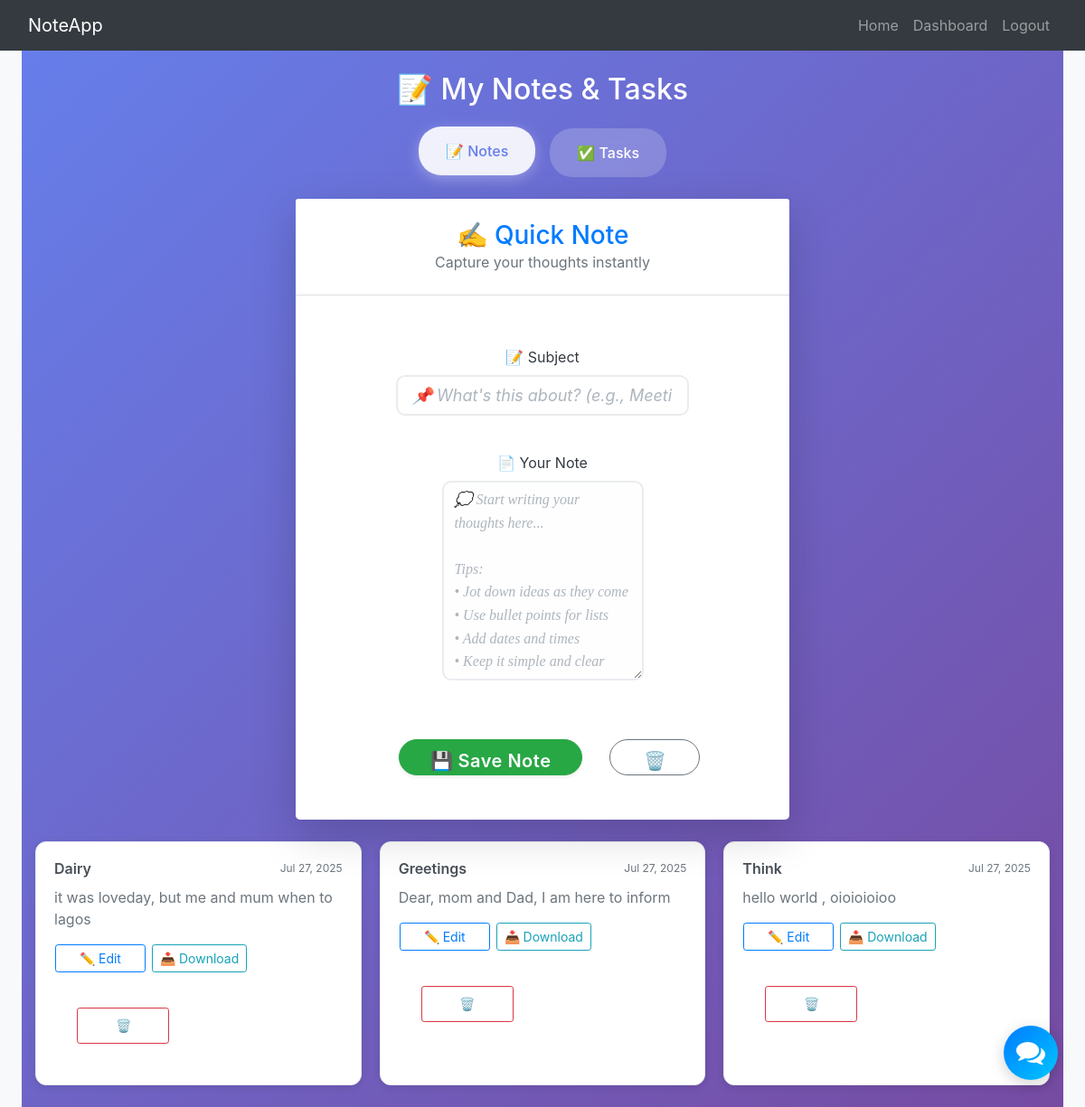
Page / (signed in) on the earlier database version.
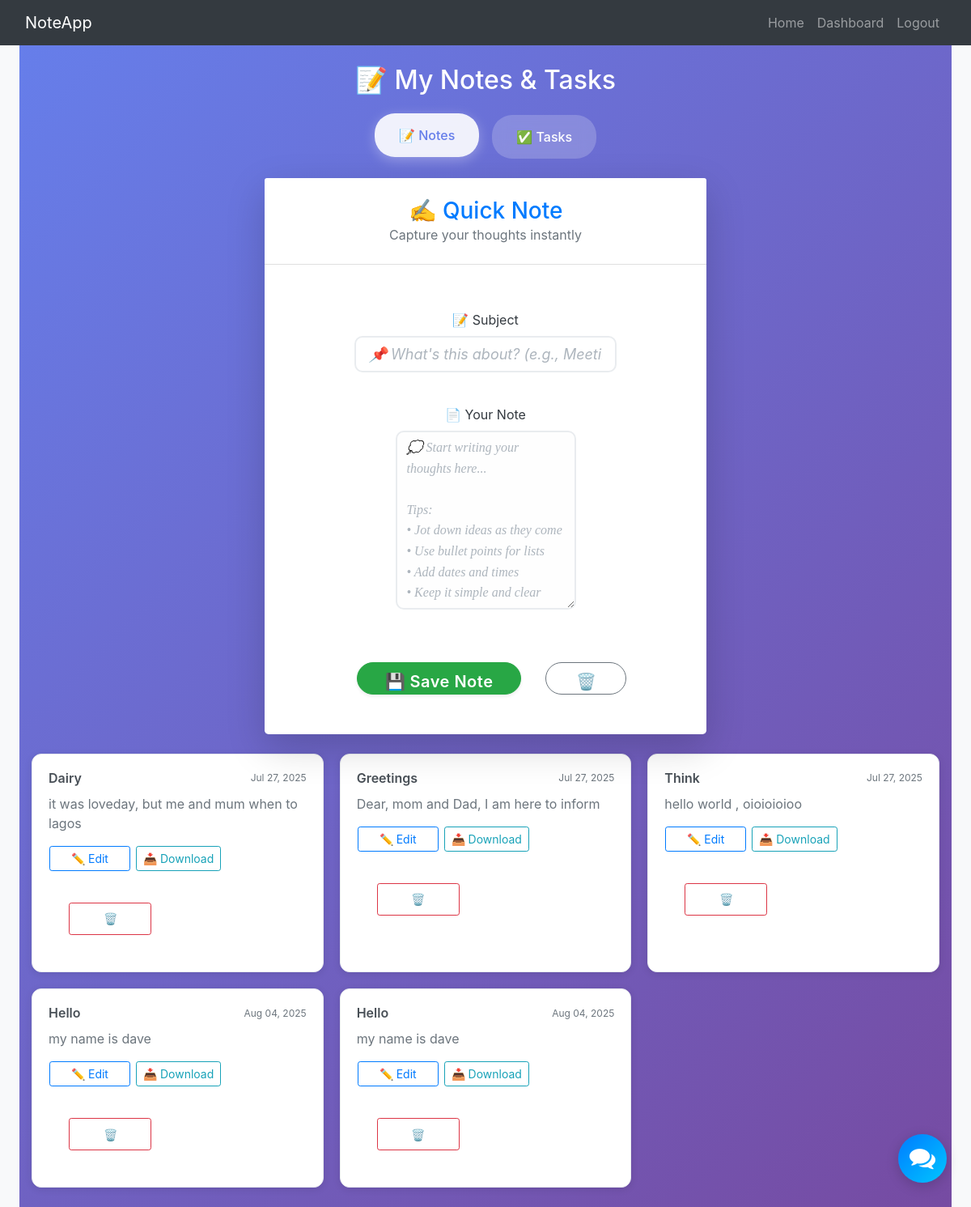
Same page on the later database version.
### Note_website/model.py (models this page shows)
class Note(db.Model):
    id = db.Column(db.Integer, primary_key=True)                           # Note ID
    subject = db.Column(db.String(200), nullable=False)                    # Note title
    data = db.Column(db.String(10000000))                                 # Note content
    date = db.Column(db.DateTime(timezone=True), default=func.now())      # Created date
    user_id = db.Column(db.Integer, db.ForeignKey('user.id'))             # Owner reference

### Note_website/views.py (the view, shortened to what this page needs)
@views.route('/', methods=['GET', 'POST'])
@login_required
def home():
    notes = Note.query.filter_by(user_id=current_user.id).all()
    tasks = Task.query.filter_by(user_id=current_user.id).all()
    return render_template("home.html", user=current_user, notes=notes, tasks=tasks)

### Note_website/__init__.py (called while the page is built)
def create_app():
  app = Flask(__name__)
  app.config['SECRET_KEY'] = os.getenv('SECRET_KEY')  # Fallback to default
  app.config['SQLALCHEMY_DATABASE_URI'] =f'sqlite:///{DB_NAME}'  # SQLite database
  db.init_app(app)
  from .views import views  # Main app routes
  from .auth  import auth   # Authentication routes
  app.register_blueprint(views,url_prefix='/')
  app.register_blueprint(auth,url_prefix='/')
  from .model import User, Note
  create_database(app)
  login_manager= LoginManager()
  login_manager.login_view ='auth.login'  # Redirect here if not logged in
  login_manager.init_app(app)
  @login_manager.user_loader
  def loaduser(id):
    return User.query.get(int(id))
  return app

### Note_website/templates/home.html (shortened to what this page needs)
{% extends "base.html" %} {% block title %}Home{% endblock %}
{% block content %}
<div class="container-fluid py-4" style="background: linear-gradient(135deg, #667eea 0%, #764ba2 100%); min-height: 100vh;">
    <h2 class="text-center mb-4" style="color: white;">📝 My Notes & Tasks</h2>
    <div class="tab-navigation mb-4">
        <button class="tab-btn active" onclick="showTab('notes')">📝 Notes</button>
        <button class="tab-btn" onclick="showTab('tasks')">✅ Tasks</button>
    </div>
    <div id="notes" class="tab-content active">
        <div class="row justify-content-center mb-4">
            <div class="col-12 col-lg-8 col-xl-6">
                <div class="card shadow-lg border-0 rounded-lg">
                    <div class="card-header bg-white text-center py-4">
                        <h3 class="mb-0 text-primary">✍️ Quick Note</h3>
                        <p class="text-muted mb-0">Capture your thoughts instantly</p>
                    </div>
                    <div class="card-body p-4">
                        <form method="POST" action="{{ url_for('views.home') }}">
                            <div class="form-group mb-4">
                                <label for="subject" class="form-label fw-bold text-dark">📝 Subject</label>
                                <input
                                    type="text"
                                    name="subject"
                                    id="subject"
                                    class="form-control form-control-lg"
                                    placeholder="📌 What's this about? (e.g., Meeting Notes, Ideas, Reminders)"
                                    style="border-radius: 10px; border: 2px solid #e9ecef; font-size: 18px;"
                                    autocomplete="off"
                                    required
                                >
                            </div>
                            <div class="form-group mb-4">
                                <label for="note" class="form-label fw-bold text-dark">📄 Your Note</label>
                                <textarea
                                    name="note"
                                    id="noteTextarea"
                                    class="form-control"
                                    rows="8"
                                    placeholder="💭 Start writing your thoughts here...
Tips:
• Jot down ideas as they come
• Use bullet points for lists
• Add dates and times
• Keep it simple and clear"
                                    style="
                                        border-radius: 10px;
                                        border: 2px solid #e9ecef;
                                        font-size: 16px;
                                        line-height: 1.6;
                                        min-height: 200px;
                                        resize: vertical;
                                        font-family: 'Georgia', serif;
                                    "
                                    required
                                ></textarea>
                            </div>
                            <div class="row g-3 mt-4">
                                <div class="col-md-8">
                                    <button
                                        type="submit"
                                        class="btn btn-success btn-lg w-100 rounded-pill shadow-sm"
                                        style="font-weight: 600; letter-spacing: 0.5px;"
                                    >
                                        💾 Save Note
                                    </button>
                                </div>
                                <div class="col-md-4">
                                    <button
                                        type="button"
                                        class="btn btn-outline-secondary btn-lg w-100 rounded-pill"
                                        style="font-weight: 600; letter-spacing: 0.5px;"
                                        onclick="clearForm()"
                                    >
                                        🗑️ Clear
                                    </button>
                                </div>
                            </div>
                        </form>
                    </div>
                </div>
            </div>
        </div>
        {% if notes %}
            <div class="notes-grid">
                {% for note in notes %}
                    <div class="note-card">
                        <div class="note-header">
                            <h5 class="note-title">{{ note.subject }}</h5>
                            <small class="note-date">{{ note.date.strftime('%b %d, %Y') }}</small>
                        </div>
                        <div class="note-body">
                            <p>{{ note.data[:150] }}{% if note.data|length > 150 %}...{% endif %}</p>
                        </div>
                        <div class="note-actions">
                            <a href="{{ url_for('views.edit_note', id=note.id) }}" class="btn btn-sm btn-outline-primary">✏️ Edit</a>
                            <a href="{{ url_for('views.download_note', id=note.id) }}" class="btn btn-sm btn-outline-info">📥 Download</a>
                            <form action="{{ url_for('views.delete_note', id=note.id) }}" method="POST" style="display:inline;">
                                <button type="submit" class="btn btn-sm btn-outline-danger" onclick="return confirm('Delete this note?')">🗑️</button>
                            </form>
                        </div>
                    </div>
                {% endfor %}
            </div>
        {% else %}
            <div class="empty-state">
                <div class="empty-icon">📝</div>
                <h4 style="color: white;">Start Your First Note</h4>
                <p style="color: #e0e6ff;">Capture your thoughts, ideas, and important information above!</p>
            </div>
        {% endif %}
    </div>
</div>
{% endblock %}

### Note_website/templates/base.html (shortened to what this page needs)
<!DOCTYPE html>
<html lang="en">
<head>
  <link rel="stylesheet" href="https://stackpath.bootstrapcdn.com/bootstrap/4.4.1/css/bootstrap.min.css" />
  <link rel="stylesheet" href="https://stackpath.bootstrapcdn.com/font-awesome/4.7.0/css/font-awesome.min.css" />
  <link rel="stylesheet" type="text/css" href="{{ url_for('static', filename='style.css')}}"/>
</head>
<body>
  <nav class="navbar navbar-expand-lg navbar-dark bg-dark">
    <div class="container-fluid">
      <a class="navbar-brand" href="/">NoteApp</a>
      <div class="collapse navbar-collapse" id="navbarNav">
        <ul class="navbar-nav ml-auto">
          {% if user.is_authenticated %}
            <li class="nav-item"><a class="nav-link" href="/">Home</a></li>
            <li class="nav-item"><a class="nav-link" href="/dashboard">Dashboard</a></li>
            <li class="nav-item"><a class="nav-link" href="/logout">Logout</a></li>
          {% else %}
            <li class="nav-item"><a class="nav-link" href="/login">Login</a></li>
            <li class="nav-item"><a class="nav-link" href="/sign-up">Sign Up</a></li>
          {% endif %}
        </ul>
      </div>
    </div>
  </nav>
  <div class="container-fluid px-2 px-md-4">
   {% block content %}{% endblock %}
  </div>
  <div id="chatbot-fab" style="position:fixed;bottom:30px;right:30px;z-index:9999;cursor:pointer;">
    <div style="background:linear-gradient(135deg,#007bff,#00c6ff);width:60px;height:60px;border-radius:50%;display:flex;align-items:center;justify-content:center;box-shadow:0 4px 16px rgba(0,0,0,0.18);animation: chatbot-fab-pop 0.6s;">
      <i class="fa fa-comments" style="color:#fff;font-size:2rem;"></i>
    </div>
  </div>
</body>
</html>

### Note_website/static/style.css (style rules this page uses)
form { display: flex; align-items: center; flex-direction: column; padding: 32px 24px 24px; gap: 16px; text-align: center; }
form button { background-color: #4287ef; color: white; width: 100%; height: 40px; padding-top: 8px; padding-bottom: 8px; border: 0; overflow: hidden; border-radius: 25px; font-size: 1rem; font-weight: 600; cursor: pointer; transition: all 1s ease-in-out; }

### Note_website/templates/base.html (style rules this page uses)
body { background: #f8f9fa; }

### Note_website/templates/home.html (style rules this page uses)
.btn { min-width: 100px; margin:1px; }
#noteTextarea { background: #fefefe; transition: all 0.3s ease; }
.card { transition: all 0.3s ease; }
.form-control::placeholder { color: #adb5bd; font-style: italic; }
.notes-grid { display: grid; grid-template-columns: repeat(auto-fill, minmax(300px, 1fr)); gap: 20px; margin-top: 20px; max-width: 1200px; margin-left: auto; margin-right: auto; }
.note-card { background: white; border-radius: 12px; padding: 20px; box-shadow: 0 2px 10px rgba(0,0,0,0.1); border: 1px solid #e9ecef; transition: transform 0.2s ease, box-shadow 0.2s ease; }
.note-header { display: flex; justify-content: space-between; align-items: center; margin-bottom: 10px; }
.note-title { color: #495057; margin: 0; font-size: 16px; font-weight: 600; }
.note-date { color: #6c757d; font-size: 12px; }
.note-body p { color: #6c757d; margin-bottom: 15px; line-height: 1.5; }
.note-actions { display: flex; gap: 5px; flex-wrap: wrap; }
.tab-navigation { display: flex; justify-content: center; margin-bottom: 30px; }
.tab-btn { background: rgba(255, 255, 255, 0.2); border: none; padding: 15px 30px; cursor: pointer; font-size: 16px; font-weight: 500; border-radius: 25px; margin: 0 8px; transition: all 0.3s ease; color: white; backdrop-filter: blur(10px); }
.tab-btn.active { background: rgba(255, 255, 255, 0.9); color: #667eea; transform: translateY(-2px); box-shadow: 0 4px 15px rgba(255, 255, 255, 0.3); }
.tab-content { display: none; }
.tab-content.active { display: block; }

Differences in the rows shown:
added Note: subject "Hello", date "Aug 04, 2025", data "my name is dave"
added Note: subject "Hello", date "Aug 04, 2025", data "my name is dave"
